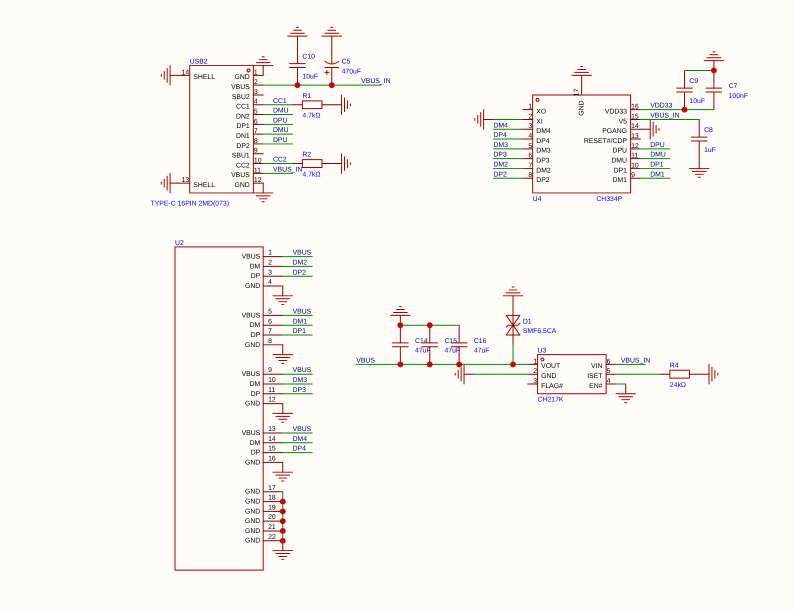
#> input picture evalsets/dev_99/case_0001.png, 1587 x 1223 px (shown at 1/2 size)
$ python -i prims.py   (imports and definitions only)
#> lines starting #> are read from the running program, lines starting #| are printed output that depends on the picture
"""Primitive extraction: scale, wires, junction dots, unconnected markers, red strokes."""
import os
import numpy as np
import cv2
from .colors import masks
from .geom import extract_segments, Seg


class Prims:
    pass


STROKE_MIN_RED = os.environ.get('PCB_STROKE_RED', '1') == '1'


# [122 lines left out: functions estimate_stroke, find_junctions, remove_noconnect, fill_dots, find_gray_dots, not called in this run]


def extract(img_rgb):
    P = Prims()
    P.img = img_rgb
    M = masks(img_rgb)
    P.M = M
    H, W = img_rgb.shape[:2]
    P.H, P.W = H, W
    green = M['green']
    red = M['red']
    t = estimate_stroke(green) if green.sum() > 200 else estimate_stroke(red)
    if STROKE_MIN_RED and green.sum() > 200 and red.sum() > 200:
        # thick coloured frames around sheet blocks (teal, classed as wire colour) outvote
        # the thin wires; symbol strokes are drawn with the wire width
        tr = estimate_stroke(red)
        if t > 1.3 * tr:
            t = tr
    P.t = t
    P.s = t / 1.5             # px per EasyEDA unit (approx)
    P.u = 10 * P.s            # one standard pin length
    fg = (M['mag'] > 60).astype(np.uint8)
    P.fg = fg
    # junction dots
    P.dots = find_junctions(red, green, t)
    # wires
    bridge = (M['lab'] > 0).astype(np.uint8)
    for (cx, cy, r) in P.dots:
        cv2.circle(bridge, (int(round(cx)), int(round(cy))), int(r + 2), 1, -1)
    green, P.noconn = remove_noconnect(green, t)
    green = fill_dots(green, P.dots, t)
    P.green = green
    textm = ((M['lab'] == 3) | (M['lab'] == 4) | (M['lab'] == 5) | (green > 0)).astype(np.uint8)
    segs = extract_segments(green, min_len=max(4, int(1.8 * t)), kind='w',
                            bridges=[(bridge, int(max(6, 0.75 * P.u))), (textm, int(4 * P.u))])
    # drop tiny wires that are just anti-aliasing debris
    P.wires = [s for s in segs if s.length >= max(4, 2.2 * t)]
    # residual diagonal wires
    P.diag = find_diagonals(green, P.wires, t)
    # red without dots
    red2 = red.copy()
    for (cx, cy, r) in P.dots:
        cv2.circle(red2, (int(round(cx)), int(round(cy))), int(np.ceil(r + 1.5)), 0, -1)
    if BRIDGE_WIRE_CROSSINGS:
        red2 = bridge_wire_crossings(red2, M['green'], t)
    red2 = remove_partition_frames(red2, green, P)
    if BRIDGE_TEXT_CROSSINGS:
        # (after the region frames are gone: a box title written across a frame line must
        # not tie the frame to the parts inside)
        red2 = bridge_text_crossings(red2, M['lab'], P.u)
    if CUT_CONTACT_DOTS:
        red2, P.contact_dots = cut_at_contact_dots(red2, M['green'], t)
    else:
        P.contact_dots = []
    P.red = red2
    P.gray_dots = find_gray_dots(M['gray'], t)
    return P


# [33 lines left out: function find_diagonals, not called in this run]


CUT_CONTACT_DOTS = True
BRIDGE_WIRE_CROSSINGS = True


# [11 lines left out: function bridge_wire_crossings, not called in this run]


BRIDGE_TEXT_CROSSINGS = os.environ.get('PCB_BRIDGE_TEXT', '1') == '1'


# [147 lines left out: functions bridge_text_crossings, cut_at_contact_dots, remove_partition_frames, not called in this run]

>>> import cv2
>>> picture = cv2.imread('../../../evalsets/dev_99/case_0001.png', cv2.IMREAD_GRAYSCALE)
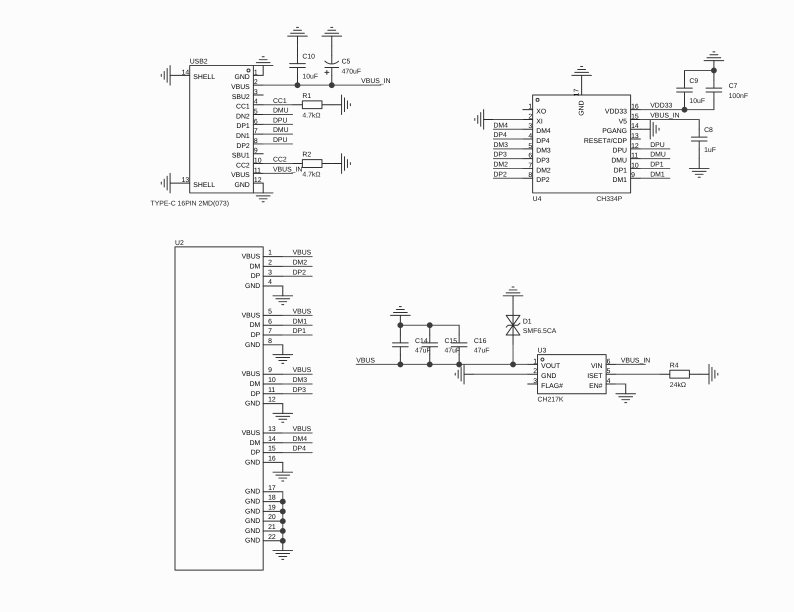
#> picture: shape (1223, 1587) (shown at 1/2 size); min 0, max 252, mean 247.6
#> (the run stopped early here; a loop or call above may not have finished)

$ run again, on evalsets/dev_99/case_0003.png
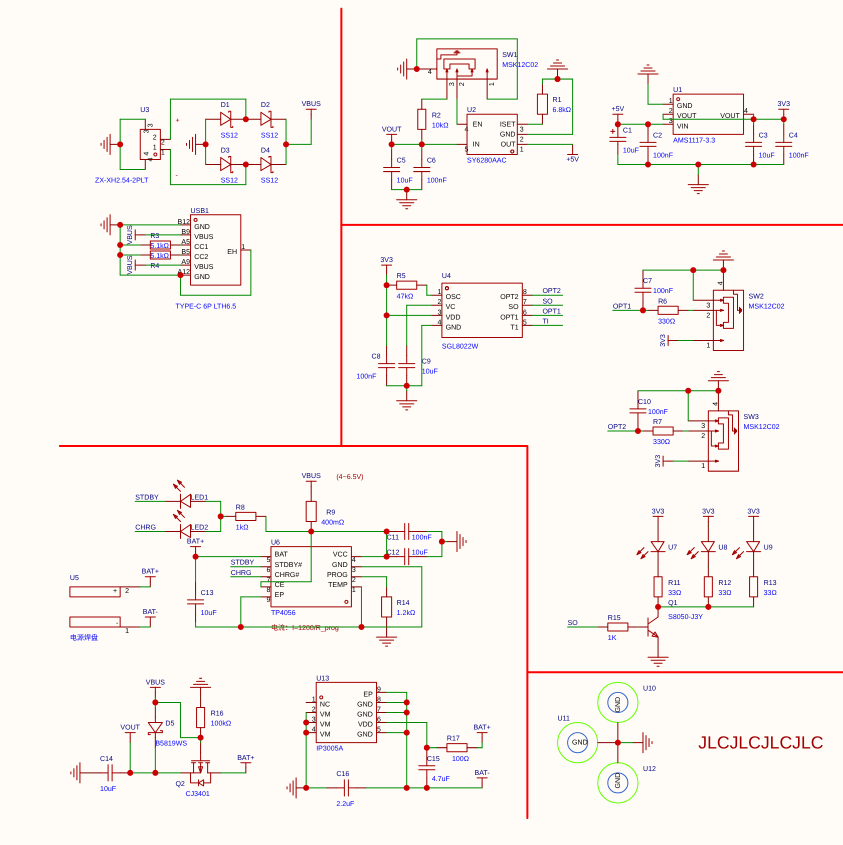
#> input picture evalsets/dev_99/case_0003.png, 1686 x 1689 px (shown at 1/2 size)
#> `picture = cv2.imread('../../../evalsets/dev_99/case_0001.png', cv2.IMR..`:
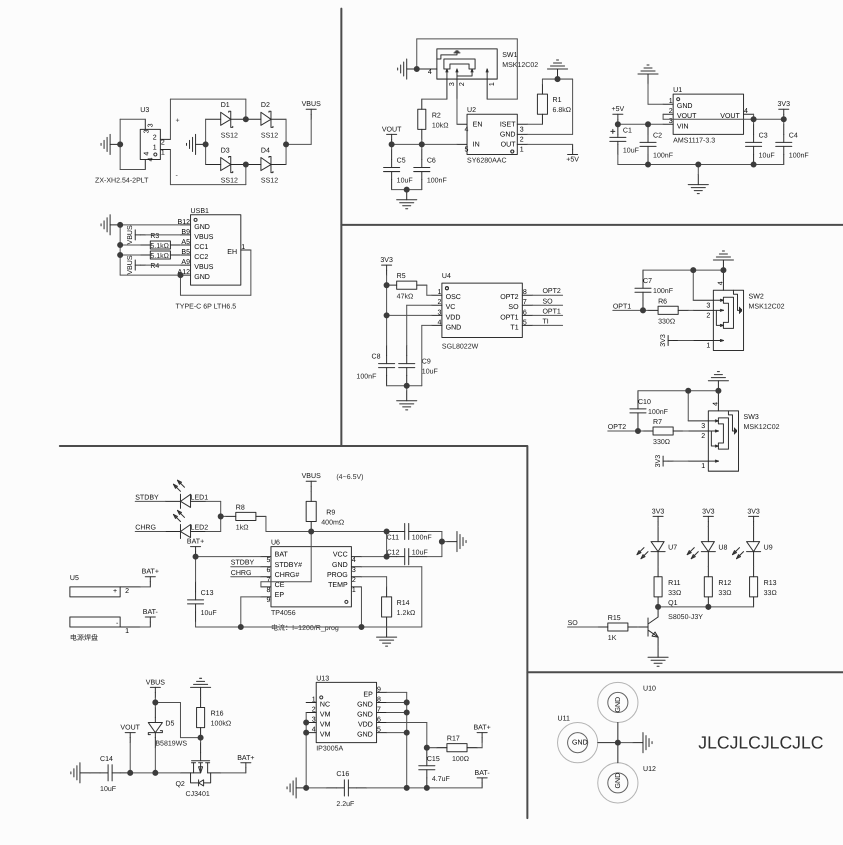
#> picture: shape (1689, 1686) (shown at 1/2 size); min 0, max 252, mean 245.1

$ run again, on evalsets/dev_99/case_0004.png
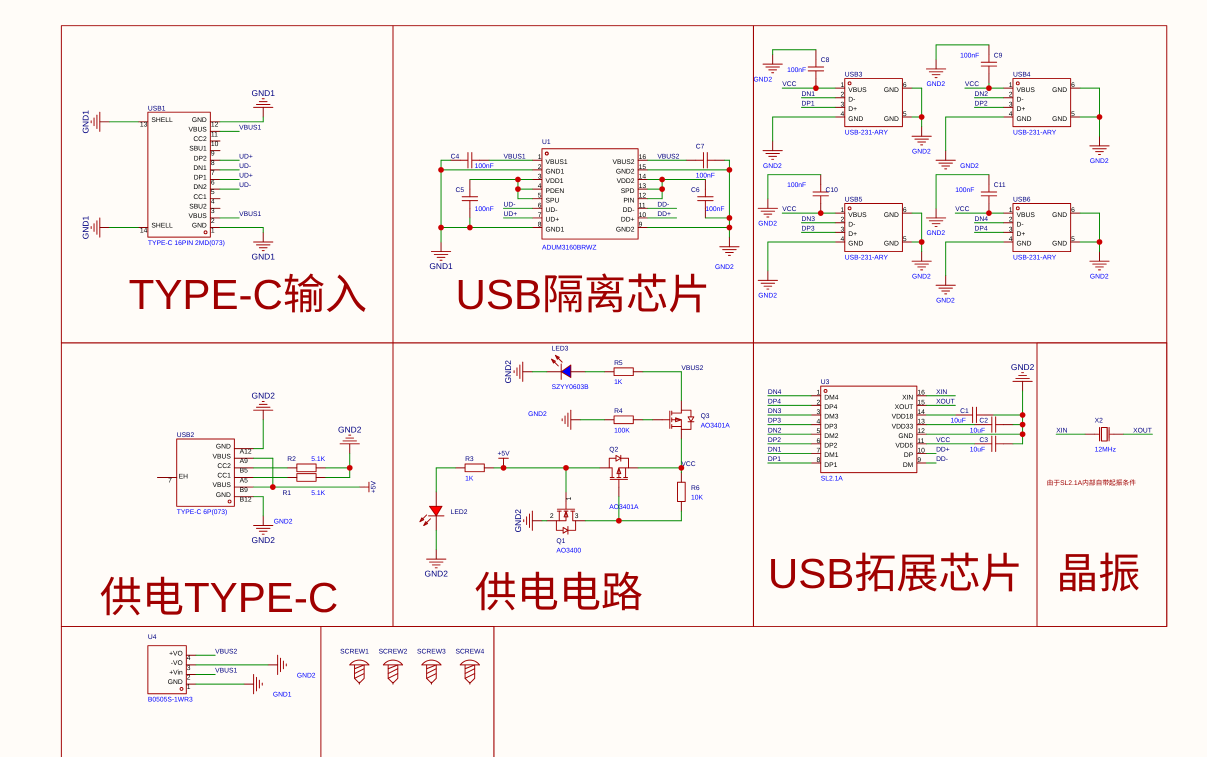
#> input picture evalsets/dev_99/case_0004.png, 2413 x 1513 px (shown at 1/2 size)
#> `picture = cv2.imread('../../../evalsets/dev_99/case_0001.png', cv2.IMR..`:
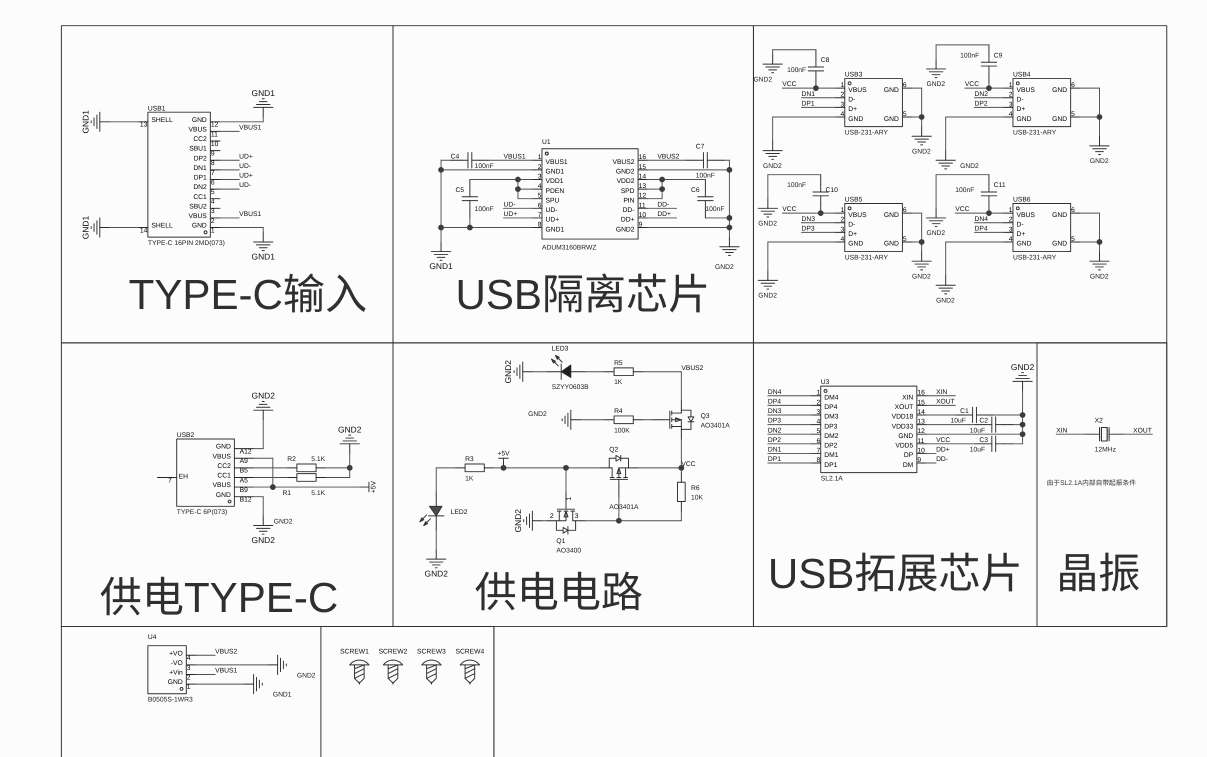
#> picture: shape (1513, 2413) (shown at 1/2 size); min 0, max 252, mean 243.4
